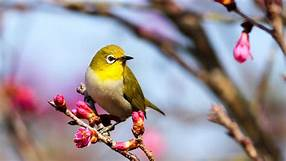
%> input picture DSIP/bird.jpg, 286 x 161 px
$ octave dsip8.m   (GNU Octave 9; MATLAB toolbox functions it lacks are replaced by stand-ins)
%> lines starting %> are read from the running program, lines starting %| are printed output that depends on the picture
clc;
clear all;
close all;
A1=imread('bird.jpg');
%> A1 is the input picture: size 161x286x3 uint8; mean R, G, B 155.1, 144.3, 150.6
A = rgb2gray(A1);
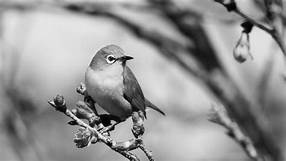
%> A: size 161x286 uint8; min 1, max 251, mean 148.2
numofpixels=size(A,1)*size(A,2);
%> numofpixels = 46046
subplot(3,1,1);
imshow(A1);
subplot(3,1,2);
imshow(A);
title('Original Image');
B=uint8(zeros(size(A,1),size(A,2)));
freq=zeros(256,1);
probf=zeros(256,1);
probc=zeros(256,1);
cum=zeros(256,1);
output=zeros(256,1);
for i=1:size(A,1)
    for j=1:size(A,2)
        value=A(i,j);
        freq(value+1)=freq(value+1)+1;
        probf(value+1)=freq(value+1)/numofpixels;
    end
end
%> after the loop, freq = 256 values, max 469 at index 215, min 0 at index 1, mean 179.9; probf = 256 values, max 0.0102 at index 215, min 0 at index 1, mean 0.00391
sum=0;
no_bins=255;
for i=1:size(probf)
   sum=sum+freq(i);
   cum(i)=sum;
   probc(i)=cum(i)/numofpixels;
   output(i)=round(probc(i)*no_bins);
end
%> this loop made 256 passes
%> sum on passes 1 to 3: 0, 16, 52
%> after the loop, cum = 256 values from 0 to 46046; output = 256 values from 0 to 255; probc = 256 values from 0 to 1; sum = 46046
for i=1:size(A,1)
    for j=1:size(A,2)
            B(i,j)=output(A(i,j)+1);
    end
end
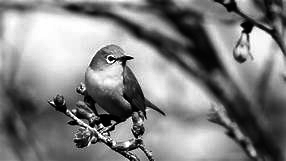
%> B: size 161x286 uint8; min 0, max 255, mean 128.2
subplot(3,1,3);
imshow(B);
title('Histogram equalization');
figure('Position',get(0,'screensize'));
dat=cell(256,6);
for i=1:256
    dat(i,:)={i,freq(i),probf(i),cum(i),probc(i),output(i)};
end
%> after the loop, dat = 1536 items
columnname =   {'Bin', 'Histogram', 'Probability', 'Cumulative histogram','CDF','Output'};
columnformat = {'numeric', 'numeric', 'numeric', 'numeric', 'numeric','numeric'};
columneditable =  [false false false false false false];
t = uitable('Units','normalized','Position',[0.1 0.1 0.4 0.9],'Data', dat,'ColumnName', columnname,'ColumnFormat', columnformat,'ColumnEditable', columneditable,'RowName',[]);
%> t = -85.81
figure(3);
subplot(2,1,1);
A = imhist(A);
%> A has the same summary as freq
bar(A);
title('Before Histogram equalization');
subplot(2,1,2);
B = imhist(B);
%> B = 256 values, max 482 at index 255, min 0 at index 64, mean 179.9
bar(B);
title('After Histogram equalization');
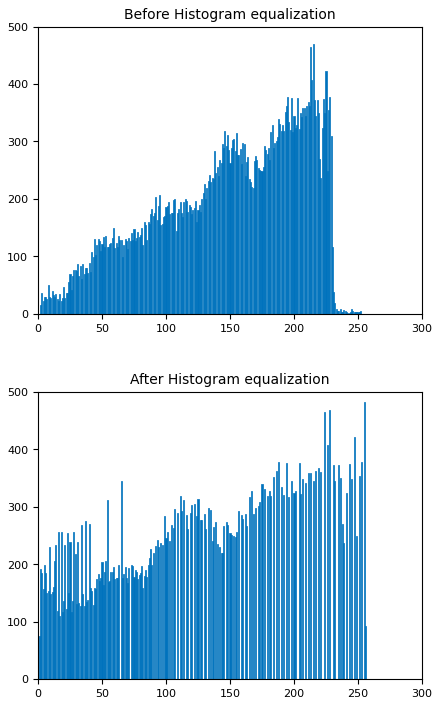
%> figure redrawn from the program's plot data, 2 panels; panel 1: tallest bar 469 high, from x = 214.6 to 215.4; panel 2: tallest bar 482 high, from x = 254.6 to 255.4
